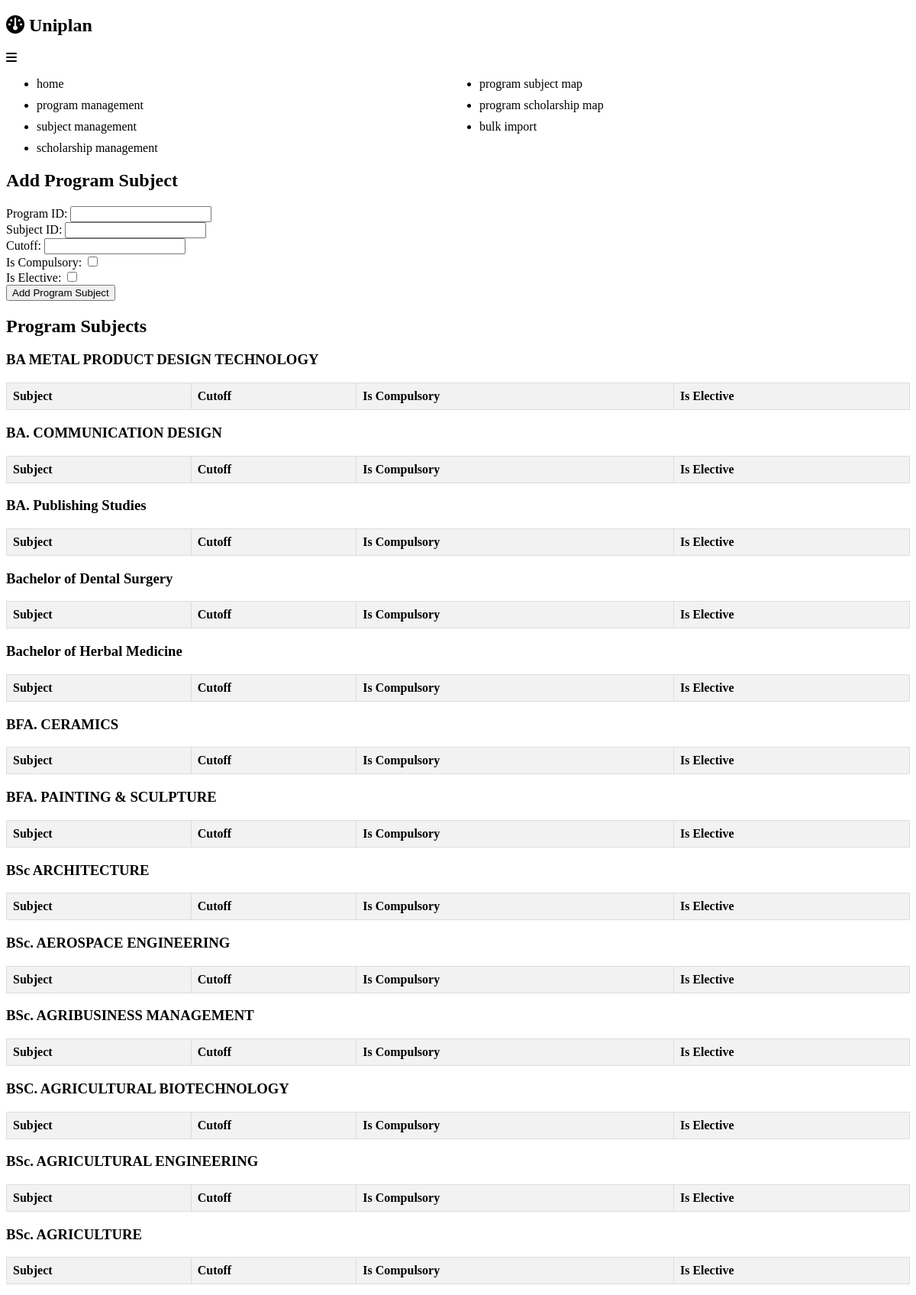
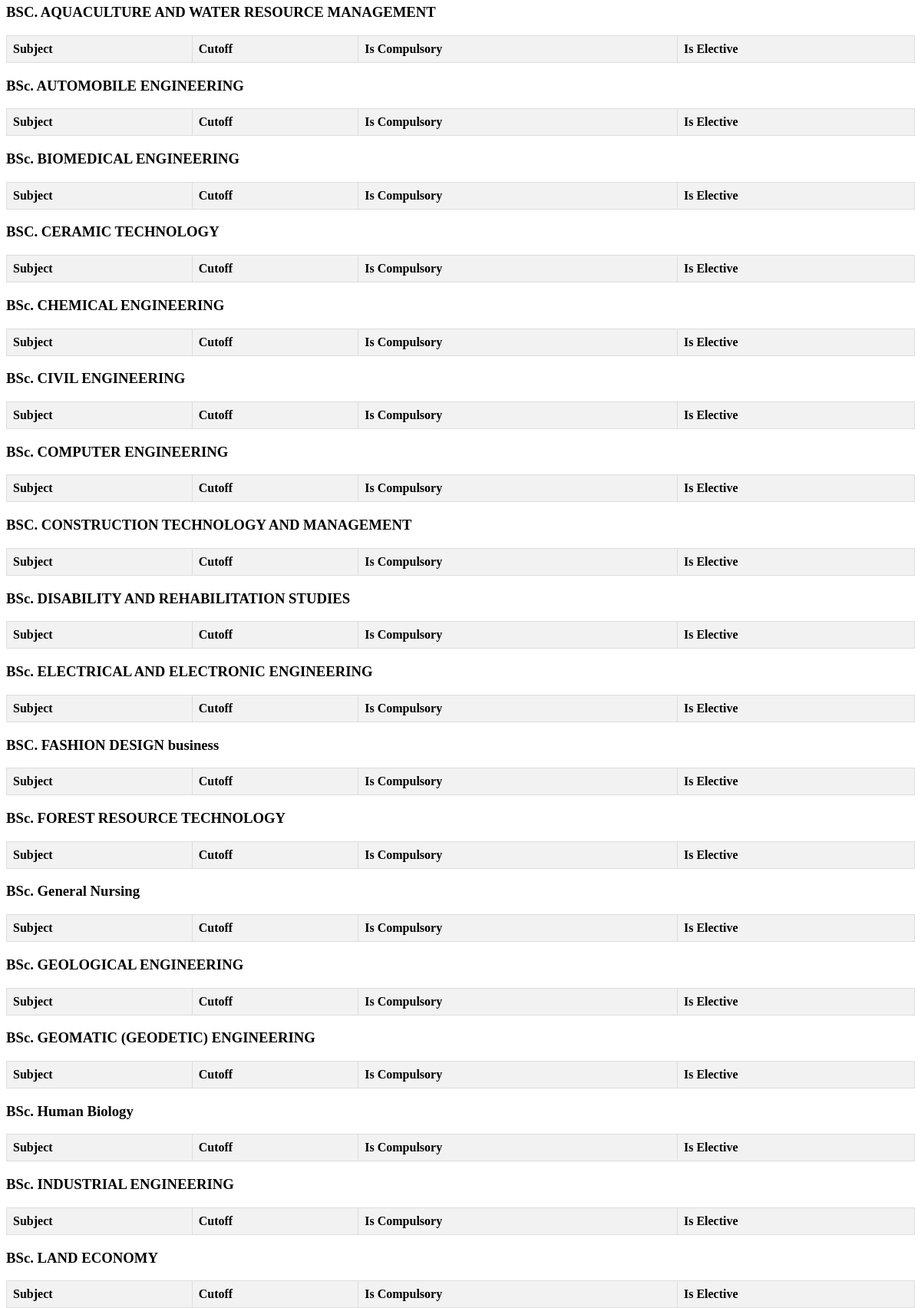
The page /prog_sub (upper part) on the database its author committed (2 pictures, top to bottom).
### uniplan/models.py (models this page shows)
class Program(db.Model):
    __tablename__ = 'program'
    program_id = db.Column(db.Integer, primary_key=True, unique=True)
    program_name = db.Column(db.Text, nullable=False)
    field = db.Column(db.Integer)
    department = db.Column(db.Text)
    university = db.Column(db.Text)
    description = db.Column(db.Text)
    tuition_fees = db.Column(db.Integer)

### uniplan/routes.py (the view, shortened to what this page needs)
@app.route('/prog_sub', methods=['GET', 'POST'])
def manage_prog_sub():
    programs = Program.query.all()
    prog_subs = ProgramSubject.query.all()
    form = ProgramSubjectForm()
    return render_template('prog_sub.html', form=form, prog_subs=prog_subs, programs=programs)

### uniplan/forms.py (shortened to what this page needs)
class ProgramSubjectForm(FlaskForm):
    program_id = IntegerField('Program ID', validators=[DataRequired()])
    subject_id = IntegerField('Subject ID', validators=[DataRequired()])
    cutoff = IntegerField('Cutoff', validators=[Optional()])
    is_compulsory = BooleanField('Is Compulsory')
    is_elective = BooleanField('Is Elective')

### uniplan/templates/prog_sub.html (shortened to what this page needs)
{% extends 'base.html' %}
{% block content %}
<div class="container">
    <h2>Add Program Subject</h2>
    <form method="post" action="{{ url_for('manage_prog_sub') }}">
        <div class="form-group">
            <label for="program_id">Program ID:</label>
            {{ form.program_id(class="form-control") }}
        </div>
        <div class="form-group">
            <label for="subject_id">Subject ID:</label>
            {{ form.subject_id(class="form-control") }}
        </div>
        <div class="form-group">
            <label for="cutoff">Cutoff:</label>
            {{ form.cutoff(class="form-control") }}
        </div>
        <div class="form-group">
            <label for="is_compulsory">Is Compulsory:</label>
            {{ form.is_compulsory(class="form-control") }}
        </div>
        <div class="form-group">
            <label for="is_elective">Is Elective:</label>
            {{ form.is_elective(class="form-control") }}
        </div>
        <button type="submit" class="btn btn-primary">Add Program Subject</button>
    </form>
</div>
<h2>Program Subjects</h2>
    {% for program in programs %}
    <h3>{{ program.program_name }}</h3>
    <table class="table">
        <thead>
            <tr>
                <th>Subject</th>
                <th>Cutoff</th>
                <th>Is Compulsory</th>
                <th>Is Elective</th>
            </tr>
        </thead>
    </table>
{%endfor%}
{% endblock %}

### uniplan/static/css/main.css (style rules this page uses)
table { border-collapse: collapse; width: 100%; }
th, td { border: 1px solid #dddddd; text-align: left; padding: 8px; }
th { background-color: #f2f2f2; }

### rows shown on the page
Program: program_name "BA METAL PRODUCT DESIGN TECHNOLOGY"
Program: program_name "BA. COMMUNICATION DESIGN"
Program: program_name "BA. Publishing Studies"
Program: program_name "Bachelor of Dental Surgery"
Program: program_name "Bachelor of Herbal Medicine"
Program: program_name "BFA. CERAMICS"
Program: program_name "BFA. PAINTING & SCULPTURE"
Program: program_name "BSc ARCHITECTURE"
Program: program_name "BSc. AEROSPACE ENGINEERING"
Program: program_name "BSc. AGRIBUSINESS MANAGEMENT"
Program: program_name "BSC. AGRICULTURAL BIOTECHNOLOGY"
Program: program_name "BSc. AGRICULTURAL ENGINEERING"
Program: program_name "BSc. AGRICULTURE"
Program: program_name "BSC. AQUACULTURE AND WATER RESOURCE MANAGEMENT"
Program: program_name "BSc. AUTOMOBILE ENGINEERING"
Program: program_name "BSc. BIOMEDICAL ENGINEERING"
Program: program_name "BSC. CERAMIC TECHNOLOGY"
Program: program_name "BSc. CHEMICAL ENGINEERING"
Program: program_name "BSc. CIVIL ENGINEERING"
Program: program_name "BSc. COMPUTER ENGINEERING"
Program: program_name "BSC. CONSTRUCTION TECHNOLOGY AND MANAGEMENT"
Program: program_name "BSc. DISABILITY AND REHABILITATION STUDIES"
Program: program_name "BSc. ELECTRICAL AND ELECTRONIC ENGINEERING"
Program: program_name "BSC. FASHION DESIGN business"
Program: program_name "BSc. FOREST RESOURCE TECHNOLOGY"
Program: program_name "BSc. General Nursing"
Program: program_name "BSc. GEOLOGICAL ENGINEERING"
Program: program_name "BSc. GEOMATIC (GEODETIC) ENGINEERING"
Program: program_name "BSc. Human Biology"
Program: program_name "BSc. INDUSTRIAL ENGINEERING"
Program: program_name "BSc. LAND ECONOMY"
